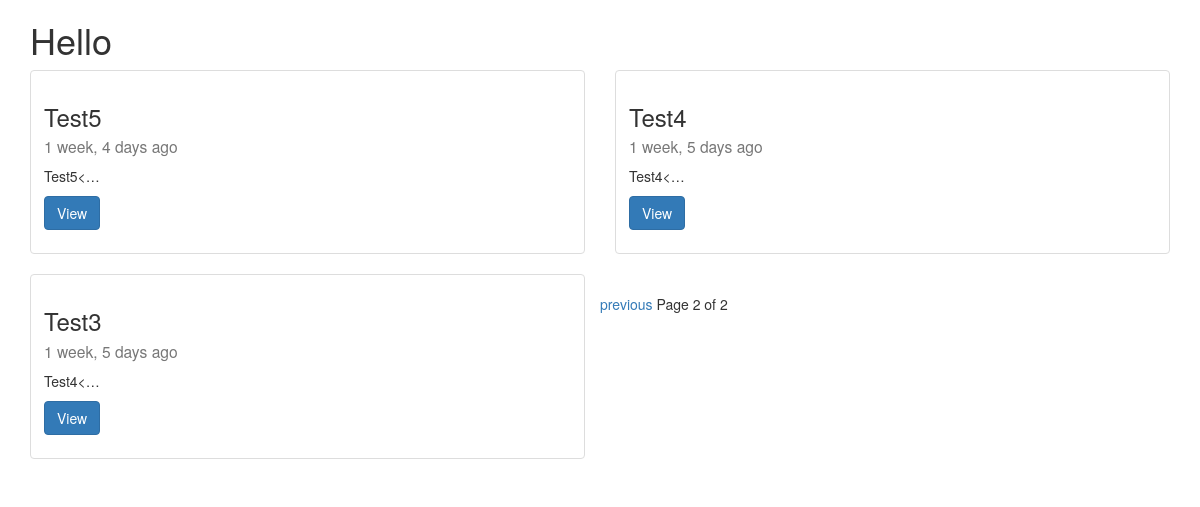
Page /posts/list/?page=2 on the earlier database version.
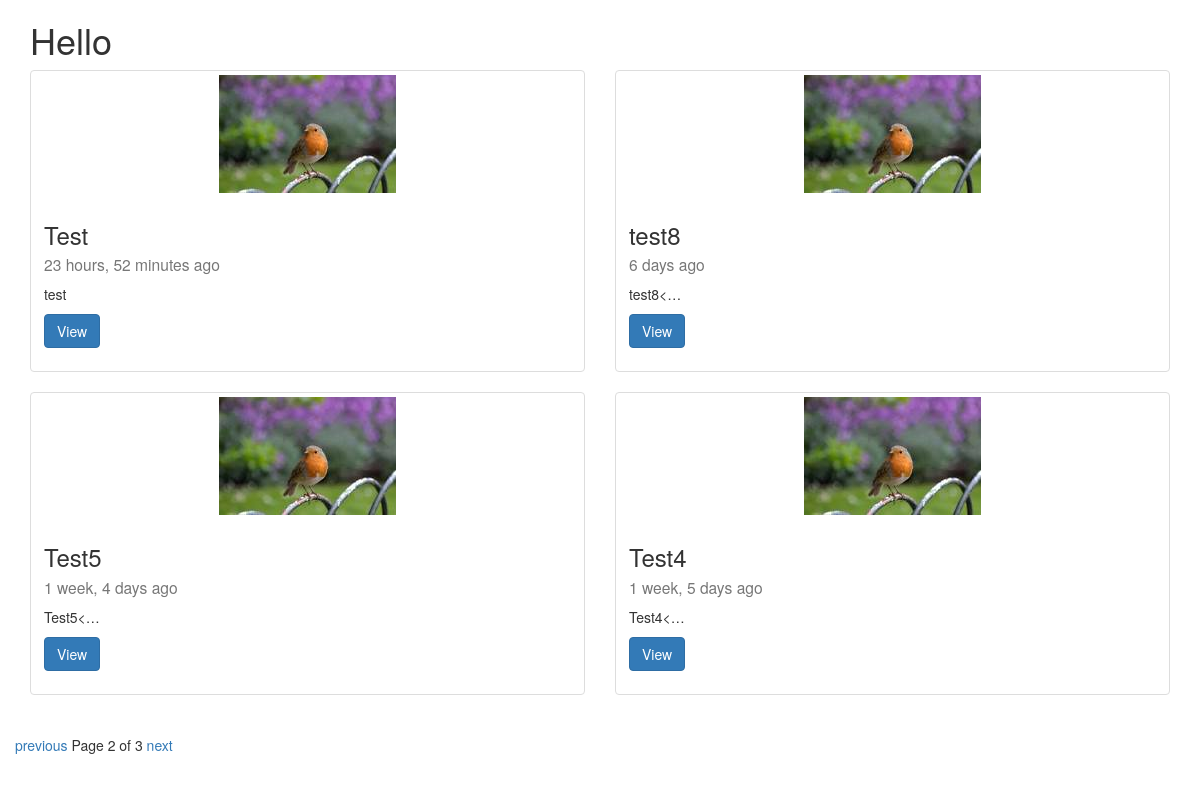
Same page on the later database version.
### posts/models.py (models this page shows, shortened)
class Post(models.Model):
	author = models.ForeignKey(User, default=1)
	title = models.CharField(max_length=255)
	slug = models.SlugField(unique=True, null=True)
	image = models.ImageField(upload_to="blog_images", null=True, blank=True)
	content = models.TextField()
	updated = models.DateTimeField(auto_now=True, auto_now_add=False)
	timestamp = models.DateTimeField(auto_now=False, auto_now_add=True)
	def get_absolute_url(self):
		return reverse("posts:detail", kwargs={"slug": self.slug})
	class Meta:
		ordering = ['-timestamp', '-updated']

### posts/views.py (the view)
def post_list(request):
	obj_list = Post.objects.all()#.order_by("-timestamp","-updated")
	paginator = Paginator(obj_list, 4) # Show 25 contacts per page
	page = request.GET.get('page')
	try:
		obj = paginator.page(page)
	except PageNotAnInteger:
		obj = paginator.page(1)
	except EmptyPage:
		obj = paginator.page(paginator.num_pages)
	context = {
	"obj_list": obj
	}
	return render(request,	'post_list.html', context)

### posts/templates/post_list.html (shortened to what this page needs)
{% extends "base.html" %}
{% block content %}
<div class="row">
{% for object in obj_list %}
	<div class="col-sm-6">
		<div class="thumbnail">
			{% if object.image %}
	  <img src="{{object.image.url}}" class="img-responsive">
	  		{% endif %}
			<div class="caption">
				<h3>{{object.title}}<br><small>{{object.timestamp|timesince}} ago</small></h3>
				<p>{{object.content|linebreaks|truncatechars:10}}</p>
				<p>
				  <a href="{{object.get_absolute_url}}" class="btn btn-primary">View</a>
				</p>
			</div>
		</div>
	</div>
	{% endfor %}
	<div class="pagination">
	<span class="step-links">
		{% if obj_list.has_previous %}
			<a href="?page={{ obj_list.previous_page_number }}">previous</a>
		{% endif %}
		<span class="current">
			Page {{ obj_list.number }} of {{ obj_list.paginator.num_pages }}
		</span>
		{% if obj_list.has_next %}
			<a href="?page={{ obj_list.next_page_number }}">next</a>
		{% endif %}
	</span>
	</div>
</div>
	</body>
{% endblock content %}

### posts/templates/base.html (shortened to what this page needs)
<!DOCTYPE html>
{% load static %}
<html>
<head>
	<link rel="stylesheet" href="{% static 'css/bootstrap.min.css' %}">
</head>
<body>
<div class="container">
<h1> Hello </h1>
	{% block content%}
	{% endblock content %}
</body>
</html>

Differences in the rows shown:
no longer on this page (row edited): Post: title "Test3", timestamp "1 week, 5 days", content "Test4<…"
added Post: image (picture), title "Test", timestamp "23 hours, 52 minutes", content "test"
now on this page (row edited): Post: image (picture), title "test8", timestamp "6 days", content "test8<…"
changed Post "Test5": image: picture added
changed Post "Test4": image: picture added
Other differences:
{{ obj_list.paginator.num_pages }}: "2" → "3"
text now shown: "next"
